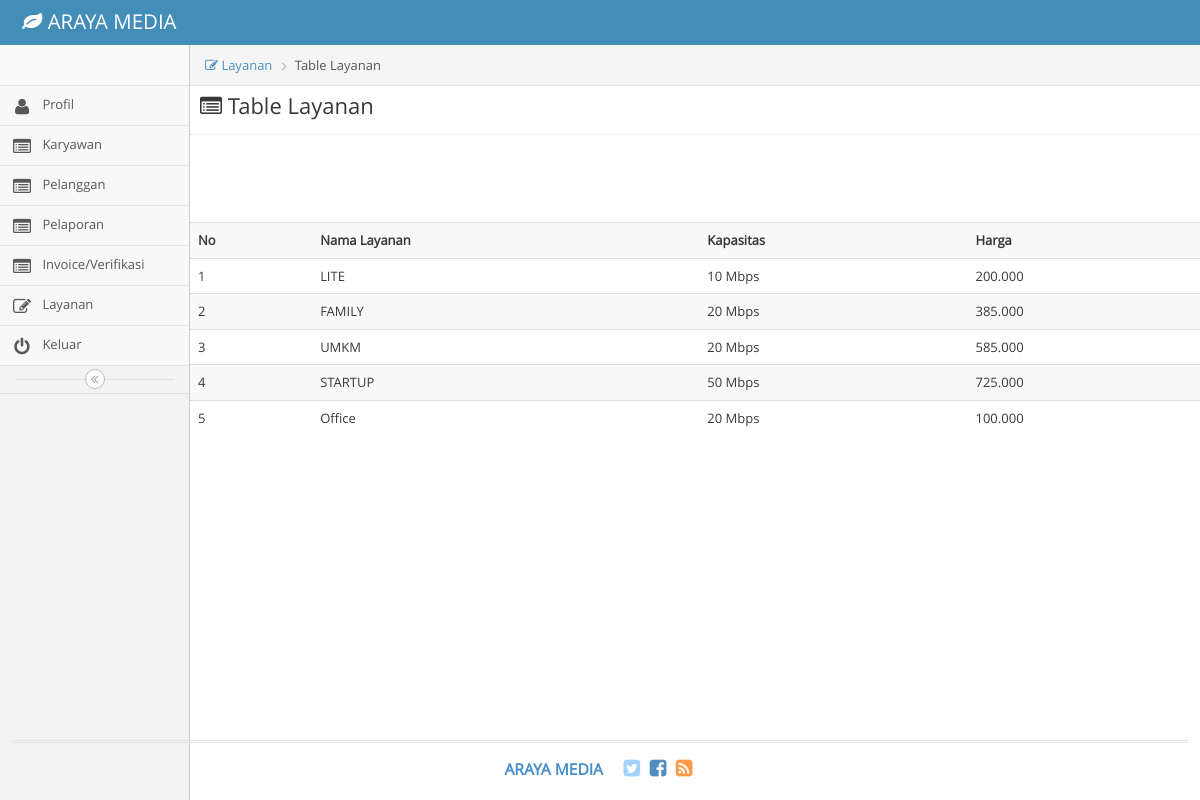
The page /index.php/layanan_admin on the database its author committed.
### tables this page shows
CREATE TABLE `layanan` (
  `id_Layanan` int(11) NOT NULL,
  `id_Layanan_Jenis` int(11) DEFAULT NULL,
  `Nama_Layanan` text DEFAULT NULL,
  `Kapasitas` varchar(45) DEFAULT NULL,
  `Harga` varchar(45) DEFAULT NULL
);

### application/controllers/layanan_admin.php (called while the page is built, shortened)
<?php
class layanan_admin extends CI_Controller {
	public function index()
	{
		$this->load->view('layanan_admin');
	}
}

### index.php (called while the page is built, shortened)
<?php
require_once BASEPATH.'core/CodeIgniter.php';

### application/views/layanan_admin.php (the view, shortened to what this page needs)
<!DOCTYPE html>
<html lang="en">
	<head>
		<link rel="stylesheet" href="<?php echo base_url()?>assets/css/bootstrap.min.css" />
		<link rel="stylesheet" href="<?php echo base_url()?>assets/font-awesome/4.5.0/css/font-awesome.min.css" />
		<link rel="stylesheet" href="<?php echo base_url()?>assets/css/ace.min.css" class="ace-main-stylesheet" id="main-ace-style" />
		<link rel="stylesheet" href="<?php echo base_url()?>assets/css/ace-skins.min.css" />
		<link rel="stylesheet" href="<?php echo base_url()?>assets/css/ace-rtl.min.css" />
	</head>
	<body class="no-skin">
		<div id="navbar" class="navbar navbar-default          ace-save-state">
			<div class="navbar-container ace-save-state" id="navbar-container">
				<div class="navbar-header pull-left">
					<a href="profil" class="navbar-brand">
						<small>
							<i class="fa fa-leaf"></i>
							ARAYA MEDIA
						</small>
					</a>
				</div>
			</div>
		</div>
		<div class="main-container ace-save-state" id="main-container">
			<div id="sidebar" class="sidebar responsive ace-save-state">
				<div class="sidebar-shortcuts" id="sidebar-shortcuts">
				</div>
<ul class="nav nav-list">
					<li class="">
						<a href="<?php echo base_url("index.php/profil_admin")?>">
							<i class="menu-icon fa fa-user"></i>
							<span class="menu-text">
								Profil
							</span>
						</a>
					</li>
					<li class="">
						<a href="<?php echo base_url("index.php/karyawan_admin")?>">
							<i class="menu-icon fa fa-list-alt"></i>
							<span class="menu-text">
								Karyawan
							</span>
						</a>
					</li>
					<li class="">
						<a href="<?php echo base_url("index.php/pelanggan_admin")?>">
							<i class="menu-icon fa fa-list-alt"></i>
							<span class="menu-text">
								Pelanggan
							</span>
						</a>
					</li>
					<li class="">
						<a href="<?php echo base_url("index.php/pelaporan_admin")?>">
							<i class="menu-icon fa fa-list-alt"></i>
							<span class="menu-text">
								Pelaporan
							</span>
						</a>
					</li>
					<li class="">
						<a href="<?php echo base_url("index.php/invover_admin")?>">
							<i class="menu-icon fa fa-list-alt"></i>
							<span class="menu-text">
								Invoice/Verifikasi
							</span>
						</a>
					</li>
					<li class="">
						<a href="<?php echo base_url("index.php/layanan_admin")?>">
							<i class="menu-icon fa fa-pencil-square-o"></i>
							<span class="menu-text">
								Layanan
							</span>
						</a>
					</li>
					<li class="">
						<a href="<?php echo base_url("index.php/keluar_admin")?>">
							<i class="menu-icon fa fa-power-off"></i>
							<span class="menu-text">
								Keluar
							</span>
						</a>
					</li>
				</ul>
				<div class="sidebar-toggle sidebar-collapse" id="sidebar-collapse">
					<i id="sidebar-toggle-icon" class="ace-icon fa fa-angle-double-left ace-save-state" data-icon1="ace-icon fa fa-angle-double-left" data-icon2="ace-icon fa fa-angle-double-right"></i>
				</div>
			</div>
			<div class="main-content">
				<div class="main-content-inner">
					<div class="breadcrumbs ace-save-state" id="breadcrumbs">
						<ul class="breadcrumb">
						<li><a href=""><i class="menu-icon fa fa-pencil-square-o"></i> Layanan</li></a>
              			<li><i class="icon_document_alt"></i>Table Layanan</li>
						</ul>
					</div>
						<h3 class="page-header"><i class="menu-icon fa fa-list-alt" style="margin-left: 10px"></i> Table Layanan</h3>
					<section class="wrapper">
						<table class="table table-striped table-advance table-hover">
					                <tbody>
					                  <tr>
					                    <th><i class="icon_profile"></i> No</th>
					                    <th><i class="icon_profile"></i> Nama Layanan</th>
					                    <th><i class="icon_mail_alt"></i> Kapasitas</th>
					                    <th><i class="icon_calendar"></i> Harga</th>
					                  </tr>
					                  <?php
								include ('koneksi.php');
								$sql='select * from layanan';
								$ambil=mysqli_query($konek,$sql);
								$nomor=1;
								while($data=mysqli_fetch_array($ambil)){
								echo "<tr>";
								echo "<td>".$nomor++."</td>";
								echo "<td>".$data['Nama_Layanan']."</td>";
								echo "<td>".$data['Kapasitas']."</td>";
								echo "<td>".$data['Harga']."</td>";
								echo "</tr>";
								}
								?>
					</section>
											</div>
										</div>
									</div>
			<div class="footer">
				<div class="footer-inner">
					<div class="footer-content">
						<span class="bigger-120">
							<span class="blue bolder">ARAYA MEDIA </span>
						</span>
						<span class="action-buttons">
							<a href="#">
								<i class="ace-icon fa fa-twitter-square light-blue bigger-150"></i>
							</a>
							<a href="#">
								<i class="ace-icon fa fa-facebook-square text-primary bigger-150"></i>
							</a>
							<a href="#">
								<i class="ace-icon fa fa-rss-square orange bigger-150"></i>
							</a>
						</span>
					</div>
				</div>
			</div>
	</body>
</html>

### rows shown on the page
layanan: Nama_Layanan "LITE", Kapasitas "10 Mbps", Harga "200.000"
layanan: Nama_Layanan "FAMILY", Kapasitas "20 Mbps", Harga "385.000"
layanan: Nama_Layanan "UMKM", Kapasitas "20 Mbps", Harga "585.000"
layanan: Nama_Layanan "STARTUP", Kapasitas "50 Mbps", Harga "725.000"
layanan: Nama_Layanan "Office", Kapasitas "20 Mbps", Harga "100.000"
